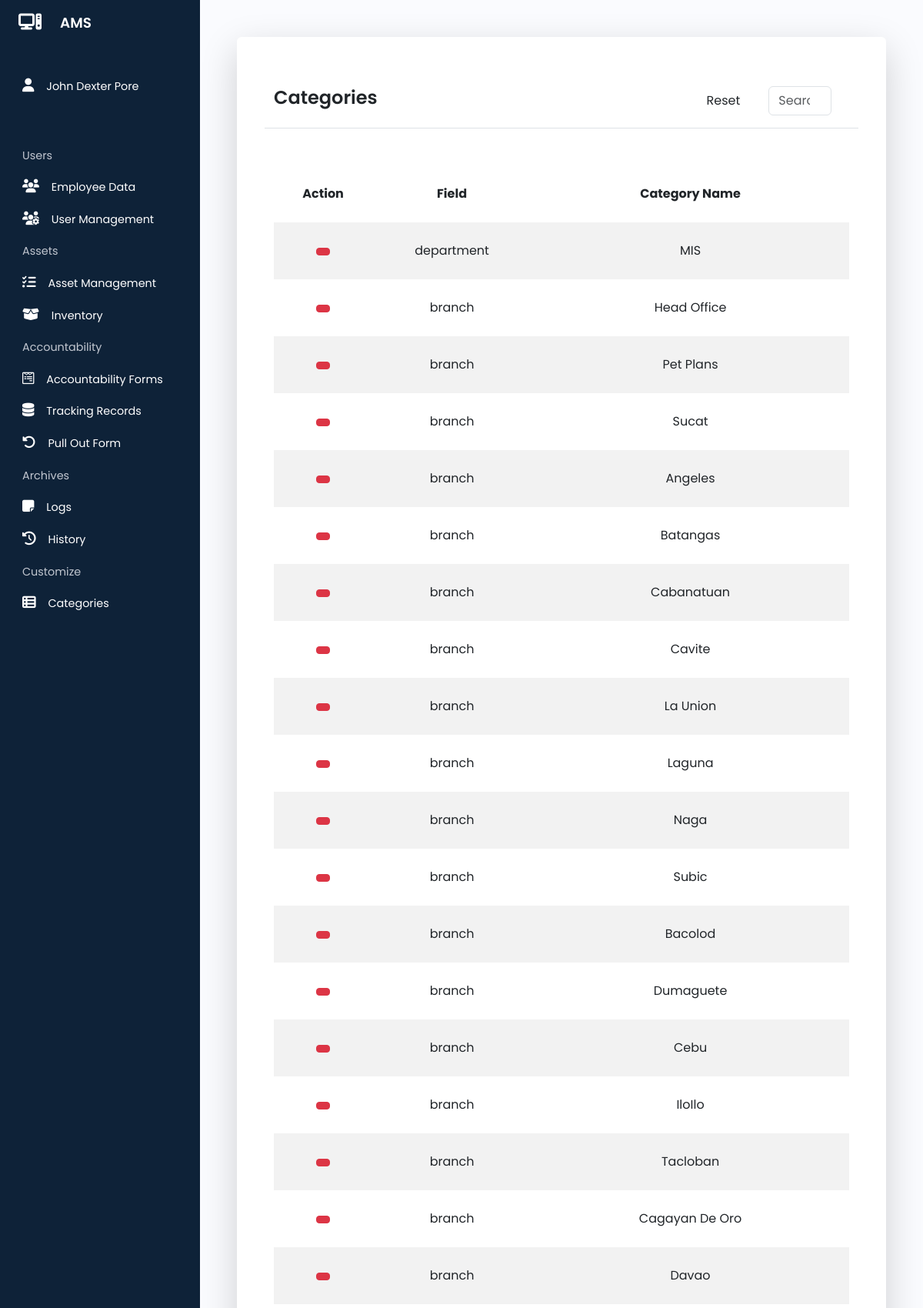
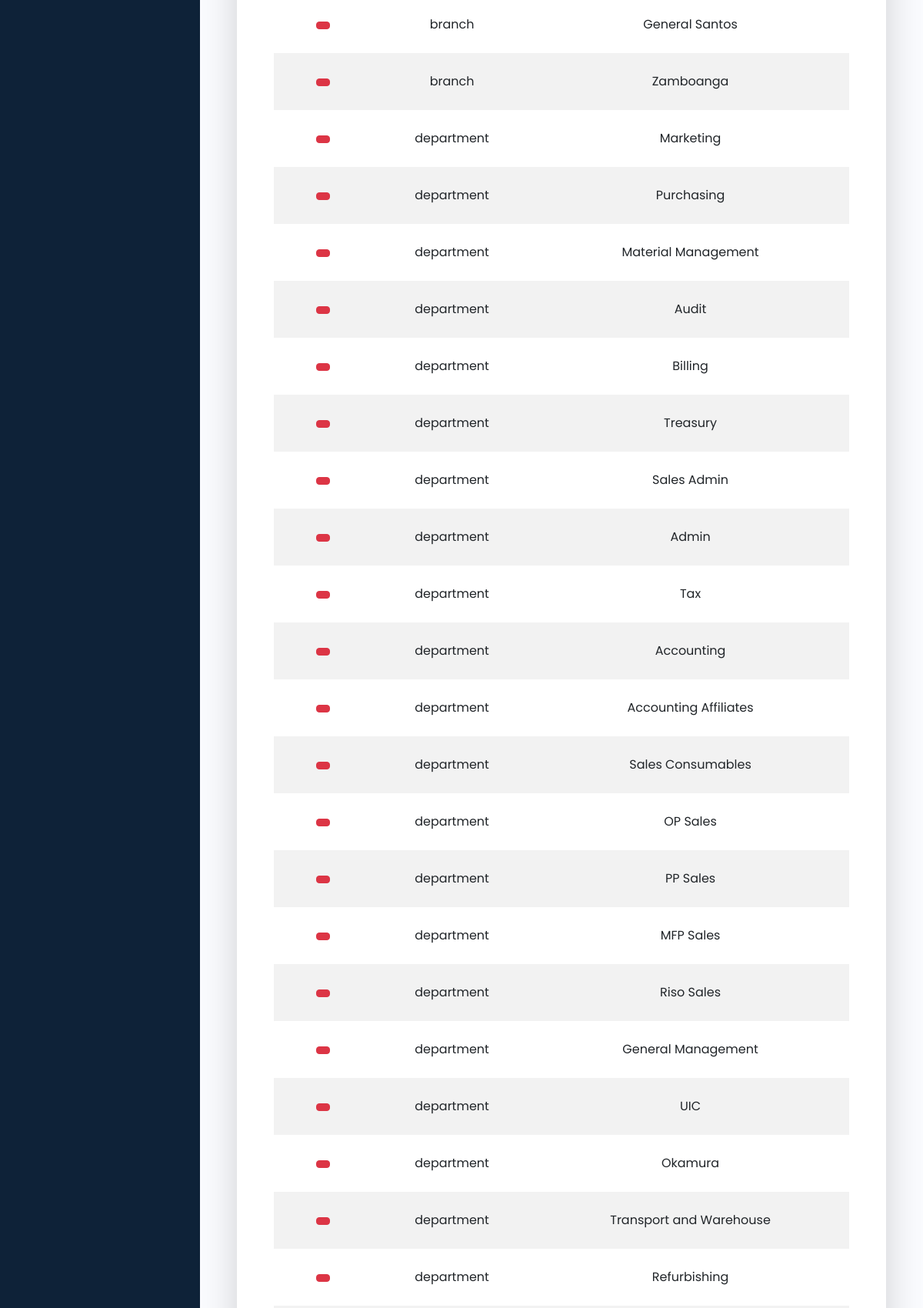
The page /pages/categories.php (signed in, upper part) on the database its author committed (2 pictures, top to bottom).
### tables this page shows
CREATE TABLE `employee_data` (
  `id` int(200) NOT NULL,
  `employee_number` varchar(200) NOT NULL,
  `email` varchar(200) NOT NULL,
  `last_name` varchar(200) NOT NULL,
  `first_name` varchar(200) NOT NULL,
  `department` varchar(200) NOT NULL,
  `branch` varchar(200) NOT NULL,
  `location` varchar(200) NOT NULL,
  `designation` varchar(200) NOT NULL
);

CREATE TABLE `category` (
  `id` int(200) NOT NULL,
  `field` varchar(200) NOT NULL,
  `category_name` varchar(200) NOT NULL
);

### php/auto_redirect.php (called while the page is built, shortened)
<?php
include 'db_conn.php';
if (isset($_COOKIE['asset_management_user'])) {
    $user_email = $_COOKIE['asset_management_user'];
    $login_query = "SELECT * FROM user_data WHERE email = '$user_email'";
    $login_result = mysqli_query($conn, $login_query);
    $login_count = mysqli_num_rows($login_result);
    if ($login_count == 1) {
        $login_get_result = mysqli_fetch_assoc($login_result);
        $user_employee_number = $login_get_result['employee_number'];
        $get_name_query = "SELECT * FROM employee_data WHERE employee_number = '$user_employee_number'";
        $get_name_result = mysqli_query($conn, $get_name_query);
        $get_name_row = mysqli_fetch_assoc($get_name_result);
        $user_first_name = $get_name_row['first_name'];
        $user_last_name = $get_name_row['last_name'];
        $user_full_name = $user_first_name . ' ' . $user_last_name;
    } else {
        header("Location: /asset_management/index.php");
    }
} else {
    echo '<script>
                window.location.href = "/asset_management/index.php";
            </script>';
}
?>

### php/delete.php (called while the page is built, shortened)
<?php
include 'db_conn.php';
include 'auto_redirect.php';
?>

### php/category_list.php (called while the page is built)
<?php
include 'db_conn.php';
include 'auto_redirect.php';
$category_query = "SELECT * FROM category";
$category_result = mysqli_query($conn, $category_query);
?>

### pages/categories.php (the view, shortened to what this page needs)
<?php
include '../php/category_list.php';
include '../php/delete.php';
?>
<!DOCTYPE html>
<html lang="en">
<head>
    <link href="https://cdn.lineicons.com/4.0/lineicons.css" rel="stylesheet" />
    <link rel="stylesheet" href="https://cdnjs.cloudflare.com/ajax/libs/font-awesome/6.5.1/css/all.min.css"
 />
    <link href="https://cdn.jsdelivr.net/npm/bootstrap@5.3.0-alpha3/dist/css/bootstrap.min.css" rel="stylesheet"
>
    <link rel="stylesheet" href="../style/sidebar.css">
    <link rel="stylesheet" href="../style/table.css">
</head>
<body>
    <div class="wrapper">
        <?php include 'sidebar.php'; ?>
        <div class="main p-5" style="height: 100vh">
            <div class="container-fluid shadow-lg bg-body rounded p-5 h-100">
                <div class="border-bottom row align-items-center mb-5 py-3">
                    <div class="col-6">
                        <h1>Categories</h1>
                    </div>
                    <div class="col-4 text-end">
                        <button type="button" class="btn btn-tool" data-bs-toggle="modal"
                            data-bs-target="#addUserModal">
                        </button>
                        <button type="button" class="btn btn-tool" onclick="window.location='reset.php';">
                            Reset
                        </button>
                    </div>
                    <div class="col-2">
                        <?php include 'search_bar.php' ?>
                    </div>
                </div>
                <div class="row h-75 overflow-auto">
                    <div class="col-12">
                        <table id="table" class="table table-borderless table-striped">
                            <thead class="sticky">
                                <tr>
                                    <th scope="col">Action</th>
                                    <th scope="col">Field</th>
                                    <th scope="col">Category Name</th>
                                </tr>
                            </thead>
                            <tbody>
                                <?php
                                foreach ($category_result as $category_result_row) {
                                    echo '<tr>';
                                    echo '<th scope="row">
                                            <a href="../php/delete.php?category_id=' . $category_result_row['id'] . '&category_name=' . $category_result_row['category_name'] . '" onclick="return confirm(\'Delete Category?\')" class="btn btn-danger btn-sm">
                                                <i class="lni lni-trash-can"></i>
                                            </a>
                                        </th>';
                                    echo "<td>" . $category_result_row['field'] . "</td>";
                                    echo "<td>" . $category_result_row['category_name'] . "</td>";
                                    echo '</tr>';
                                }
                                ?>
                            </tbody>
                        </table>
                    </div>
                </div>
            </div>
        </div>
    </div>
</body>
</html>

### pages/sidebar.php (shortened to what this page needs)
<aside id="sidebar" class="expand">
    <div class="d-flex">
        <button class="toggle-btn" type="button">
            <i class="fa-solid fa-computer"></i>
        </button>
        <div class="sidebar-logo">
            <a href="#">AMS</a>
        </div>
    </div>
    <ul class="sidebar-nav">
        <li class="sidebar-item mb-5">
            <a class="sidebar-link">
                <i class="fa-solid fa-user"></i>
                <span>
                    <?php echo $user_full_name ?>
                </span>
            </a>
        </li>
        <li class="sidebar-item">
            <a class="sidebar-caption">
                <span>Users</span>
            </a>
        </li>
        <li class="sidebar-item">
            <a href="employee_data.php" class="sidebar-link">
                <i class="fa-solid fa-users"></i>
                <span>Employee Data</span>
            </a>
        </li>
        <li class="sidebar-item">
            <a href="user_management.php" class="sidebar-link">
                <i class="fa-solid fa-users-gear"></i>
                <span>User Management</span>
            </a>
        </li>
        <li class="sidebar-item">
            <a class="sidebar-caption">
                <span>Assets</span>
            </a>
        </li>
        <li class="sidebar-item">
            <a href="asset_management.php" class="sidebar-link">
                <i class="fa-solid fa-list-check"></i>
                <span>Asset Management</span>
            </a>
        </li>
        <li class="sidebar-item">
            <a href="inventory.php" class="sidebar-link">
                <i class="fa-solid fa-box-open"></i>
                <span>Inventory</span>
            </a>
        </li>
        <li class="sidebar-item">
            <a class="sidebar-caption">
                <span>Accountability</span>
            </a>
        </li>
        <li class="sidebar-item">
            <a href="accountability_forms.php" class="sidebar-link">
                <i class="fa-brands fa-wpforms"></i>
                <span>Accountability Forms</span>
            </a>
        </li>
        <li class="sidebar-item">
            <a href="tracking_records.php" class="sidebar-link">
                <i class="fa-solid fa-database"></i>
                <span>Tracking Records</span>
            </a>
        </li>
        <li class="sidebar-item">
            <a href="print_pull_out.php" class="sidebar-link">
                <i class="fa-solid fa-rotate-left"></i>
                <span>Pull Out Form</span>
            </a>
        </li>
        <li class="sidebar-item">
            <a class="sidebar-caption">
                <span>Archives</span>
            </a>
        </li>
        <li class="sidebar-item">
            <a href="logs.php" class="sidebar-link">
                <i class="fa-solid fa-note-sticky"></i>
                <span>Logs</span>
            </a>
        </li>
        <li class="sidebar-item">
            <a href="history.php" class="sidebar-link">
                <i class="fa-solid fa-clock-rotate-left"></i>
                <span>History</span>
            </a>
        </li>
        <li class="sidebar-item">
            <a class="sidebar-caption">
                <span>Customize</span>
            </a>
        </li>
        <li class="sidebar-item">
            <a href="categories.php" class="sidebar-link">
                <i class="fa-solid fa-table-list"></i>
                <span>Categories</span>
            </a>
        </li>
    </ul>
</aside>

### style/sidebar.css (style rules this page uses)
a { text-decoration: none; }
li { list-style: none; }
h1 { font-weight: 600; font-size: 1.5rem; }
body { font-family: "Poppins", sans-serif; min-height: 100vh; height: 100vh; width: 100%; overflow: auto; }
.wrapper { display: flex; }
.main { min-height: 100vh; height: 100vh !important; width: 100%; overflow: auto; transition: all 0.35s ease-in-out; background-color: #fafbfe; display: flex; flex-direction: column; }
#sidebar { width: 70px; min-width: 70px; z-index: 1000; transition: all 0.25s ease-in-out; background-color: #0e2238; display: flex; flex-direction: column; }
#sidebar.expand { width: 260px; min-width: 260px; }
.toggle-btn { background-color: transparent; cursor: pointer; border: 0; padding: 1rem 1.5rem; }
.toggle-btn i { font-size: 1.5rem; color: #fff; }
.sidebar-logo { margin: auto 0; }
.sidebar-logo a { color: #fff; font-size: 1.15rem; font-weight: 600; }
#sidebar a.sidebar-link span, #sidebar a.sidebar-caption span { transition: opacity 0.25s ease-in-out, width 0.5s ease-in-out; opacity: 0; width: 0; }
#sidebar.expand a.sidebar-link span, #sidebar.expand a.sidebar-caption span { opacity: 1; width: auto; }
.sidebar-nav { padding: 2rem 0; flex: 1 1 auto; overflow-y: auto; height: 30vh; }
a.sidebar-link { padding: 0.625rem 1.625rem; color: #fff; display: block; font-size: 0.9rem; white-space: nowrap; border-left: 3px solid transparent; }
a.sidebar-caption { padding: 0.625rem 1.625rem; color: #c2c7d0; display: block; font-size: 0.9rem; white-space: nowrap; border-left: 3px solid transparent; }
.sidebar-link i, .sidebar-caption i { font-size: 1.1rem; margin-right: 0.75rem; }
.sidebar-item { position: relative; }
.main { animation: fadeIn 0.5s ease-in-out; }
.sidebar-nav { scrollbar-width: none; }

### style/table.css (style rules this page uses)
.table td, .table th { text-align: center; margin-top: 0%; white-space: nowrap; background-color: white; padding-top: 25px; padding-bottom: 25px; }
.sticky { position: sticky; top: 0; background-color: white; z-index: 1; }

### pages/categories.php (style rules this page uses)
.main { animation: revealDown 0.5s ease-in-out; }

### rows shown on the page
employee_data: user_full_name "John Dexter Pore"
category: field "department", category_name "MIS"
category: field "branch", category_name "Head Office"
category: field "branch", category_name "Pet Plans"
category: field "branch", category_name "Sucat"
category: field "branch", category_name "Angeles"
category: field "branch", category_name "Batangas"
category: field "branch", category_name "Cabanatuan"
category: field "branch", category_name "Cavite"
category: field "branch", category_name "La Union"
category: field "branch", category_name "Laguna"
category: field "branch", category_name "Naga"
category: field "branch", category_name "Subic"
category: field "branch", category_name "Bacolod"
category: field "branch", category_name "Dumaguete"
category: field "branch", category_name "Cebu"
category: field "branch", category_name "IloIlo"
category: field "branch", category_name "Tacloban"
category: field "branch", category_name "Cagayan De Oro"
category: field "branch", category_name "Davao"
category: field "branch", category_name "General Santos"
category: field "branch", category_name "Zamboanga"
category: field "department", category_name "Marketing"
category: field "department", category_name "Purchasing"
category: field "department", category_name "Material Management"
category: field "department", category_name "Audit"
category: field "department", category_name "Billing"
category: field "department", category_name "Treasury"
category: field "department", category_name "Sales Admin"
category: field "department", category_name "Admin"
category: field "department", category_name "Tax"
category: field "department", category_name "Accounting"
category: field "department", category_name "Accounting Affiliates"
category: field "department", category_name "Sales Consumables"
category: field "department", category_name "OP Sales"
category: field "department", category_name "PP Sales"
category: field "department", category_name "MFP Sales"
category: field "department", category_name "Riso Sales"
category: field "department", category_name "General Management"
category: field "department", category_name "UIC"
category: field "department", category_name "Okamura"
category: field "department", category_name "Transport and Warehouse"
category: field "department", category_name "Refurbishing"
